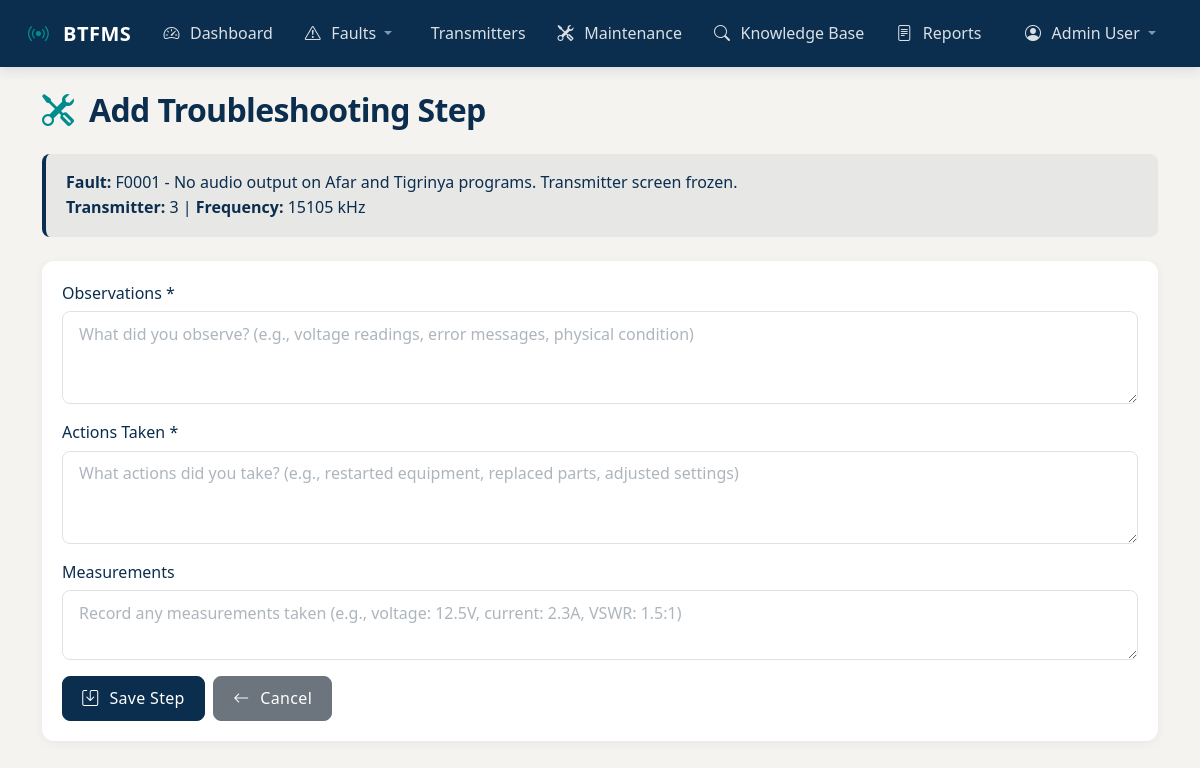
Screenshot of /faults/troubleshooting/add.php?fault_id=1 (signed in) with the database file from the repository.
### tables this page shows
CREATE TABLE faults (
    id INT AUTO_INCREMENT PRIMARY KEY,
    fault_no VARCHAR(20) UNIQUE NOT NULL,
    transmitter_id INT,
    program_name VARCHAR(100),
    frequency VARCHAR(50),
    fault_description TEXT NOT NULL,
    severity ENUM('Low','Medium','Critical') DEFAULT 'Medium',
    reported_by INT,
    date_reported DATETIME DEFAULT CURRENT_TIMESTAMP,
    status ENUM('Open','In Progress','Fixed','Closed') DEFAULT 'Open',
    FOREIGN KEY (transmitter_id) REFERENCES transmitters(id) ON DELETE SET NULL,
    FOREIGN KEY (reported_by) REFERENCES users(id) ON DELETE SET NULL
);

### faults/troubleshooting/add.php (the view, shortened to what this page needs)
<?php
require_once '../../config/db.php';
$fault_id = $_GET['fault_id'] ?? 0;
$stmt = $pdo->prepare("SELECT * FROM faults WHERE id = ?");
$stmt->execute([$fault_id]);
$fault = $stmt->fetch();
?>
<!DOCTYPE html>
<html lang="en">
<head>
    <link href="https://cdn.jsdelivr.net/npm/bootstrap@5.3.0/dist/css/bootstrap.min.css" rel="stylesheet">
    <link rel="stylesheet" href="https://cdn.jsdelivr.net/npm/bootstrap-icons@1.10.0/font/bootstrap-icons.css">
    <link rel="stylesheet" href="../../assets/css/twr-theme.css">
</head>
<body>
    <?php include '../../includes/navbar.php'; ?>
    <div class="container mt-4">
        <h2><i class="bi bi-tools"></i> Add Troubleshooting Step</h2>
        <div class="alert alert-info">
            <strong>Fault:</strong> <?= htmlspecialchars($fault['fault_no']) ?> - <?= htmlspecialchars($fault['fault_description']) ?><br>
            <strong>Transmitter:</strong> <?= htmlspecialchars($fault['transmitter_id'] ?? 'N/A') ?> |
            <strong>Frequency:</strong> <?= htmlspecialchars($fault['frequency']) ?>
        </div>
        <div class="card mt-4">
            <div class="card-body">
                <form method="POST">
                    <div class="mb-3">
                        <label class="form-label">Observations *</label>
                        <textarea name="observation" class="form-control" rows="3" required
                            placeholder="What did you observe? (e.g., voltage readings, error messages, physical condition)"></textarea>
                    </div>
                    <div class="mb-3">
                        <label class="form-label">Actions Taken *</label>
                        <textarea name="actions_taken" class="form-control" rows="3" required
                            placeholder="What actions did you take? (e.g., restarted equipment, replaced parts, adjusted settings)"></textarea>
                    </div>
                    <div class="mb-3">
                        <label class="form-label">Measurements</label>
                        <textarea name="measurement" class="form-control" rows="2"
                            placeholder="Record any measurements taken (e.g., voltage: 12.5V, current: 2.3A, VSWR: 1.5:1)"></textarea>
                    </div>
                    <div class="d-flex gap-2">
                        <button type="submit" class="btn btn-primary">
                            <i class="bi bi-save"></i> Save Step
                        </button>
                        <a href="../details.php?id=<?= $fault_id ?>" class="btn btn-secondary">
                            <i class="bi bi-arrow-left"></i> Cancel
                        </a>
                    </div>
                </form>
            </div>
        </div>
    </div>
</body>
</html>

### assets/css/twr-theme.css (style rules this page uses)
:root { --twr-navy: #0B2D4E; --twr-teal: #008C8C; --twr-accent: #E35229; --twr-light-bg: #F5F3F0; --twr-dark-text: #1A1A1A; --twr-white: #FFFFFF; --twr-navy-light: #1a4b73; --twr-navy-dark: #061c30; --twr-teal-light: #00b3b3; --twr-teal-dark: #007373; --twr-accent-light: #f0643d; --twr-accent-dark: #c94a26; --twr-green: #2d7d46; --twr-green-light: #3a9d5a; --twr-gold: #f0b400; --twr-gray-100: #f8f9fa; --twr-gray-200: #e9ecef; --twr-gray-300: #dee2e6; --twr-gray-400: #ced4da; --twr-gray-500: #adb5bd; --twr-gray-600: #6c757d; --twr-gray-700: #495057; --twr-gray-800: #343a40; --twr-gray-900: #212529; --twr-shadow-sm: 0 2px 8px rgba(11, 45, 78, 0.06); --twr-shadow-md: 0 4px 16px rgba(11, 45, 78, 0.1); --twr-shadow-lg: 0 8px 32px rgba(11, 45, 78, 0.12); --twr-shadow-xl: 0 16px 48px rgba(11, 45, 78, 0.15); --twr-radius-sm: 8px; --twr-radius-md: 12px; --twr-radius-lg: 20px; --twr-radius-xl: 24px; --twr-transition: all 0.3s cubic-bezier(0.4, 0, 0.2, 1); }
* { margin: 0; padding: 0; box-sizing: border-box; }
body { background-color: var(--twr-light-bg); color: var(--twr-dark-text); font-family: 'Segoe UI', -apple-system, BlinkMacSystemFont, 'Helvetica Neue', Arial, sans-serif; line-height: 1.6; min-height: 100vh; }
h1, h2, h3, h4, h5, h6 { color: var(--twr-navy); font-weight: 600; letter-spacing: -0.02em; }
h2 { font-size: 2rem; margin-bottom: 1.5rem; }
h2 i { color: var(--twr-teal); margin-right: 0.5rem; }
a { color: var(--twr-teal); text-decoration: none; transition: var(--twr-transition); }
.card { border: none; border-radius: var(--twr-radius-md); box-shadow: var(--twr-shadow-sm); background-color: var(--twr-white); transition: var(--twr-transition); overflow: hidden; }
.card-body { padding: 1.25rem; }
.btn { border-radius: var(--twr-radius-sm); font-weight: 500; padding: 0.6rem 1.2rem; transition: var(--twr-transition); letter-spacing: 0.02em; }
.btn i { margin-right: 0.4rem; }
.btn-primary { background-color: var(--twr-navy); border-color: var(--twr-navy); color: var(--twr-white); }
.btn-secondary { background-color: var(--twr-gray-600); border-color: var(--twr-gray-600); color: var(--twr-white); }
.form-control { border: 1px solid var(--twr-gray-300); border-radius: var(--twr-radius-sm); padding: 0.6rem 1rem; transition: var(--twr-transition); color: var(--twr-dark-text); background-color: var(--twr-white); }
.form-control::placeholder { color: var(--twr-gray-500); }
.form-label { font-weight: 500; color: var(--twr-navy); margin-bottom: 0.3rem; }
.alert { border: none; border-radius: var(--twr-radius-sm); padding: 1rem 1.25rem; }
.alert-info { background-color: rgba(11, 45, 78, 0.06); color: var(--twr-navy); border-left: 4px solid var(--twr-navy); }

### rows the page displays
faults: fault_no "F0001", fault_description "No audio output on Afar and Tigrinya programs. Transmitter screen frozen.", transmitter "3", frequency "15105 kHz"

### other values shown
$_SESSION['fullname'] "Admin User"
